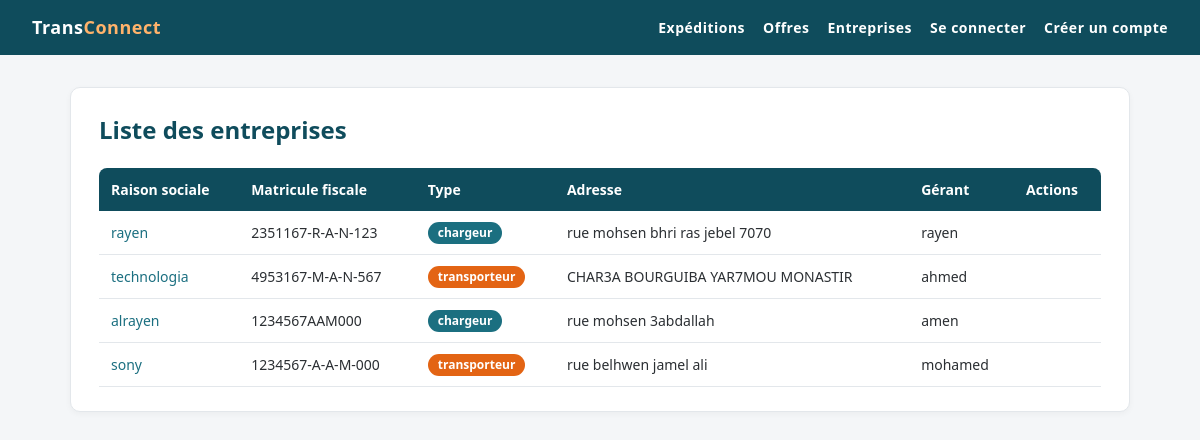
/entreprises/entreprises/, run on an earlier commit of the app's database.
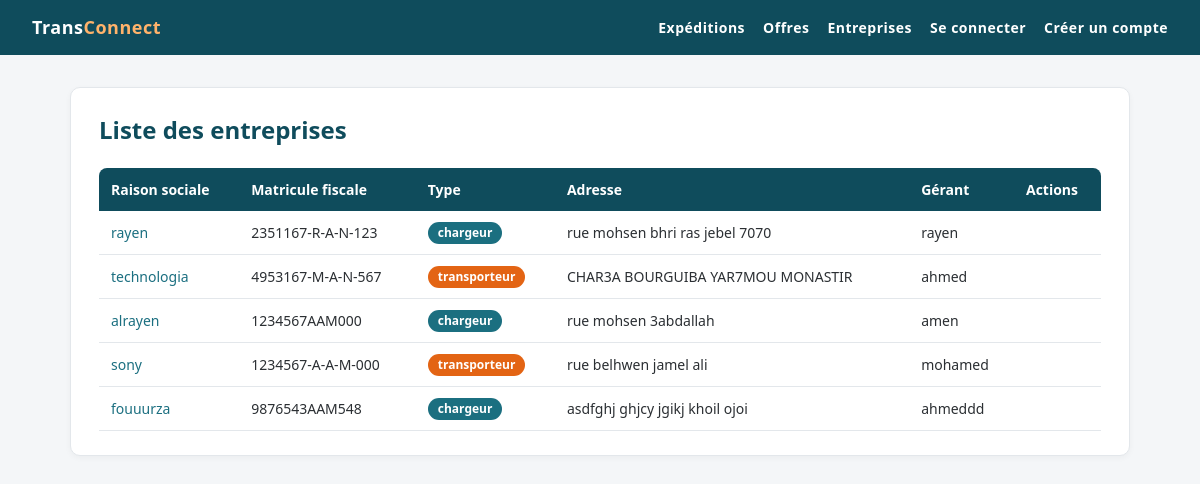
And on a later commit of the database.
### EntreprisesApp/models.py (models this page shows, shortened)
class Entreprise(models.Model):
    raison_sociale = models.CharField(max_length=200 , null=False, blank=False)
    matricule_fiscale = models.CharField(max_length=17, unique=True, validators=[matricule_fiscal_validator])
    type_entreprise = models.CharField(max_length=100, choices= [
        ('char','chargeur'),
        ('trans','transporteur'),
    ] , default='char')
    adresse =models.TextField(validators=[MinLengthValidator(20, "Adresse doit contenir au moins 10 caractères"), MaxLengthValidator(200, "Adresse ne doit pas dépasser 200 caractères")])
    created_at = models.DateTimeField(auto_now_add=True)
    updated_at = models.DateTimeField(auto_now=True)
    gerant = models.OneToOneField(Utilisateur, on_delete=models.CASCADE, related_name='entreprise')

class Utilisateur(AbstractUser):
    user_id=models.CharField(max_length=8, primary_key=True)
    email=models.EmailField(unique=True, validators=[validate_email])
    role=models.CharField(max_length=20, choices=[
        ('admin','Administrateur'),
        ('char','Chargeur'),
        ('trans','Transporteur'),
    ], default='char')
    telephone=models.CharField(max_length=15, null=True, blank=True)
    created_at=models.DateTimeField(auto_now_add=True)
    updated_at=models.DateTimeField(auto_now=True)

### EntreprisesApp/views.py (the view)
# urls.py: path('entreprises/', Entreprise_list.as_view(), name='entreprise_list'),
class Entreprise_list(ListView):
    model = Entreprise
    template_name = 'entreprise/list.html'
    context_object_name = 'liste'

### templates/entreprise/list.html (shortened to what this page needs)
{% extends 'base.html' %}
{% block content %}
<div class="card">
    <div class="page-header">
        <h1>Liste des entreprises</h1>
    </div>
    <div class="table-wrap">
        <table>
            <thead>
                <tr>
                    <th>Raison sociale</th>
                    <th>Matricule fiscale</th>
                    <th>Type</th>
                    <th>Adresse</th>
                    <th>Gérant</th>
                    <th>Actions</th>
                </tr>
            </thead>
            <tbody>
                {% for entreprise in liste %}
                    <tr>
                        <td><a href="{% url 'entreprises:entreprise_detail' entreprise.pk %}">{{ entreprise.raison_sociale }}</a></td>
                        <td>{{ entreprise.matricule_fiscale }}</td>
                        <td><span class="badge badge-{{ entreprise.type_entreprise }}">{{ entreprise.get_type_entreprise_display }}</span></td>
                        <td>{{ entreprise.adresse }}</td>
                        <td>{{ entreprise.gerant }}</td>
                        <td>
                        </td>
                    </tr>
                {% empty %}
                    <tr>
                        <td colspan="6" class="empty">Aucune entreprise disponible.</td>
                    </tr>
                {% endfor %}
            </tbody>
        </table>
    </div>
</div>
{% endblock %}

What changed in the data, as far as the page shows it:
added Entreprise: raison_sociale "fouuurza", matricule_fiscale "9876543AAM548", type_entreprise "chargeur", adresse "asdfghj ghjcy jgikj khoil ojoi", gerant "ahmeddd"
